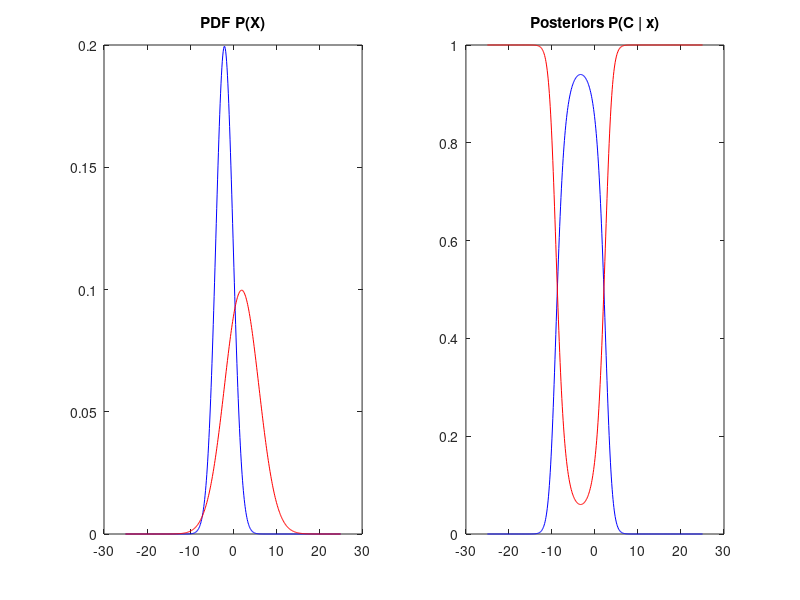

Source code (MATLAB):
% CSCI 5521 Introduction to Machine Learning
% Rui Kuang
% Demonstration of Classification by 1-D Gaussians 

%mean and standard deviation of class blue
mu1 = -2;sd1 = 2;

%mean and standard deviation of class red
mu2 = 2;sd2 = 4;

%generate x-axis
sd = max(sd1,sd2);
ix = -6*sd-1:1e-1:6*sd+1; %covers more than 99% of the curve

iy1 = pdf('normal', ix, mu1, sd1);
iy2 = pdf('normal', ix, mu2, sd2);

subplot(1,2,1);
plot(ix,iy1,'b'); hold on;
plot(ix,iy2,'r');
title('PDF P(X)');

%prior 
p1=0.8;
p2=1-p1;

%calculate the posteriors
iy1_n = p1*iy1 ./ (p1*iy1+p2*iy2);
iy2_n = p2*iy2 ./ (p1*iy1+p2*iy2);
subplot(1,2,2);
plot(ix,iy1_n,'b'); hold on;
plot(ix,iy2_n,'r');
title('Posteriors P(C | x)');